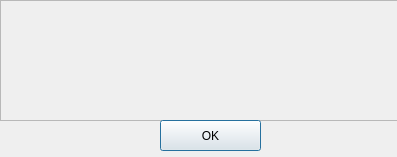
<?xml version="1.0" encoding="UTF-8"?>
<ui version="4.0">
 <class>Dialog</class>
 <widget class="QDialog" name="Dialog">
  <property name="geometry">
   <rect>
    <x>0</x>
    <y>0</y>
    <width>397</width>
    <height>157</height>
   </rect>
  </property>
  <property name="windowTitle">
   <string>Error</string>
  </property>
  <property name="windowIcon">
   <iconset>
    <normaloff>logo.png</normaloff>logo.png</iconset>
  </property>
  <property name="styleSheet">
   <string notr="true"/>
  </property>
  <widget class="QFrame" name="frame">
   <property name="geometry">
    <rect>
     <x>0</x>
     <y>0</y>
     <width>401</width>
     <height>121</height>
    </rect>
   </property>
   <property name="styleSheet">
    <string notr="true">background-image: url(:/f/lab6e1.png);</string>
   </property>
   <property name="frameShape">
    <enum>QFrame::StyledPanel</enum>
   </property>
   <property name="frameShadow">
    <enum>QFrame::Sunken</enum>
   </property>
  </widget>
  <widget class="QPushButton" name="pushButton">
   <property name="geometry">
    <rect>
     <x>160</x>
     <y>120</y>
     <width>101</width>
     <height>31</height>
    </rect>
   </property>
   <property name="text">
    <string>OK</string>
   </property>
  </widget>
 </widget>
 <resources>
  <include location="background.qrc"/>
 </resources>
 <connections/>
</ui>
